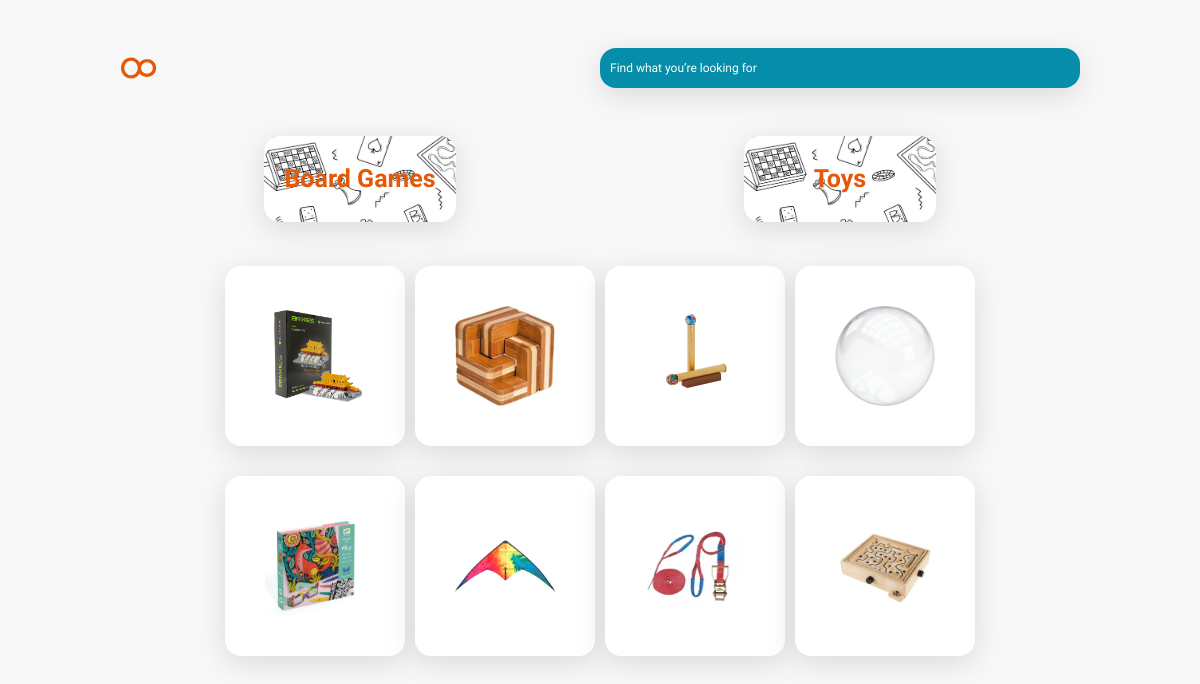
The app's page /toys, older data.
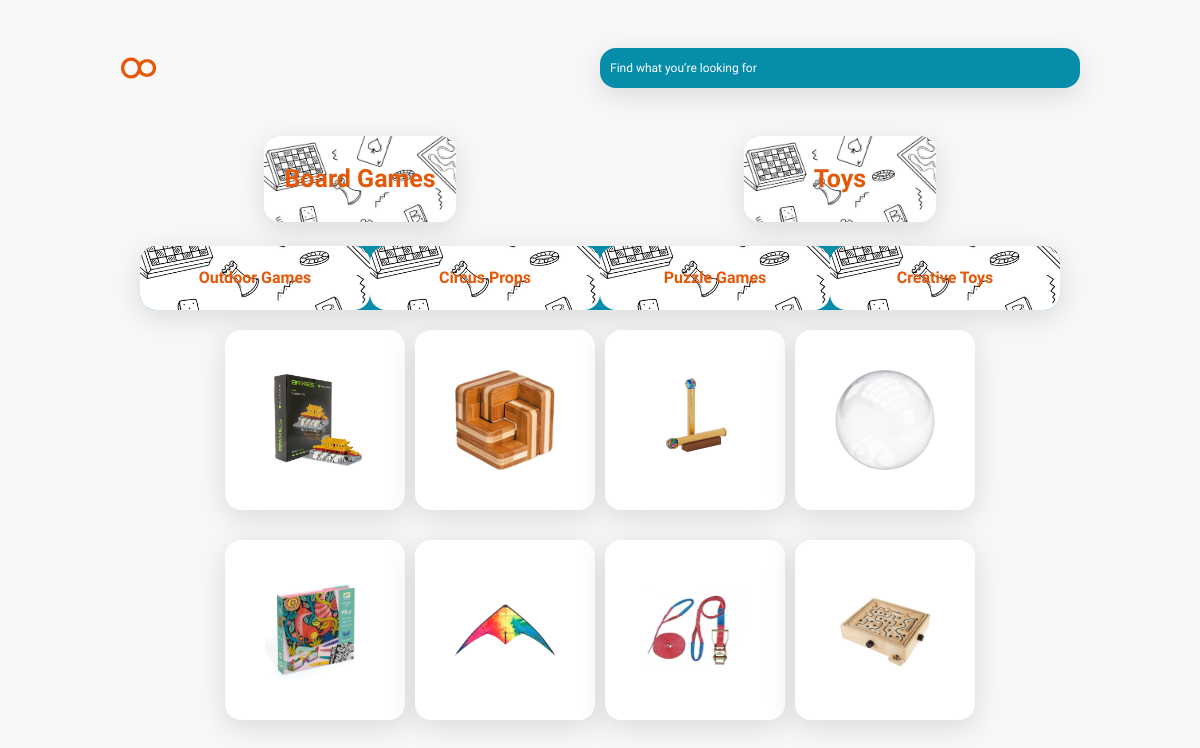
The same page, newer data.
### eightStore/models.py (models this page shows, shortened)
class Toy(models.Model):
    name=models.CharField(max_length=200, null=True)
    short_description=models.TextField(max_length=300, null=True)
    age=models.IntegerField()
    price=models.DecimalField(max_digits=10, decimal_places=2)
    long_description=models.TextField(max_length=1000, null=True)
    image = models.ImageField(upload_to='static/toys', null=True)
    category=models.ForeignKey(ToyCategory, on_delete=models.SET_NULL, null=True)

class ToyCategory(models.Model):
    name=models.CharField(max_length=200, null=True)

### eightStore/views.py (the view)
# urls.py: path('toys', views.toys, name='toys'),
def toys(request):
    toys = Toy.objects.all
    all_categories = ToyCategory.objects.all
    return render(request, "toys.html", {'allgames': toys, 'all_categories': all_categories})

### eightStore/templates/toys.html (shortened to what this page needs)
<!DOCTYPE html>
<html lang="en">
  <head>
    {% load bootstrap5 %} {% bootstrap_css %} {% bootstrap_javascript %}
  </head>
  <body>
    <div class="wrapper">
      <header class="d-flex justify-content-between mt-5">
        {% load static %}
        <a href="/">
          <img
            class="logo"
            id="logoicon"
            src="{% static 'logo.svg' %}"
            alt="logo"
          />
        </a>
        <input
          class="search-bar border-0"
          placeholder="Find what you’re looking for"
        />
      </header>
      <main class="d-flex flex-column">
        <div class="main-options d-flex justify-content-between mt-5">
          <a class="main-btn-a" href="/categories">
            <button class="main-btn border-0" id="board-game-btn">
              Board Games
            </button>
          </a>
          <a class="main-btn-a" href="/toys">
            <button class="main-btn border-0" id="toy-btn">Toys</button>
          </a>
        </div>
        <div class="menu d-flex mt-4 justify-content-center">
          <form method="GET" class="category-form">
            <ul class="menu-options d-flex justify-content-around mb-0">
              {%for category in all_categories %}
              <a href="/toyCategoryFilter/{{category.id}}">
                <li value={{category.name}}>{{category.name}}</li>
              </a>
             {% endfor %}
            </ul>
          </form>
        </div>
        <div class="board-games-ls">
          {% for toy in allgames %}
          <a href="/detailstoys/{{toy.id}}">
            <div class="bg" id="bgDiv">
              <img src="/{{toy.image}}" id="bgame" />
            </div>
          </a>
          {% endfor %}
        </div>
      </main>
    </div>
  </body>
</html>

### eightStore/templates/toys.html (style rules this page uses)
html, body { width: 100%; height: 100%; margin: 0; padding: 0; box-sizing: border-box; background-color: #f8f8f8; font-family: "Saira", sans-serif; }
.wrapper { width: 80%; height: 100%; margin: auto; }
.logo { width: 40px; height: 40px; cursor: pointer; }
.search-bar { display: flex; align-items: center; background-color: #068da9; color: #ecf8f9; width: 50%; padding: 10px; border-radius: 16px; border-color: #068da9; font-size: 12px; box-shadow: rgba(100, 100, 111, 0.2) 0px 7px 29px 0px; }
input::placeholder { color: white; }
.main-btn { width: 40%; height: 86px; border-radius: 16px; color: #e55807; font-weight: bolder; font-size: 25px; box-shadow: rgba(100, 100, 111, 0.2) 0px 7px 29px 0px; background-image: url("static/bgbg.jpg"); background-repeat: no-repeat; background-position-x: 40%; background-position-y: 80%; background-size: 200%; }
.menu { width: 80%; margin: auto; }
.category-form { display: flex; }
ul { padding: 0 !important; }
.menu-options { width: 100%; list-style: none; border-radius: 16px; background-color: #068da9; box-shadow: rgba(100, 100, 111, 0.2) 0px 7px 29px 0px; }
.menu-options li { cursor: pointer; display: flex; width: 230px; padding: 20px 50px; align-items: center; justify-content: center; border-radius: 16px; background-color: #ecf8f9; color: #e55807; font-weight: bolder; background-image: url("static/bgbg.jpg"); background-repeat: no-repeat; background-position-x: 40%; background-position-y: 80%; background-size: 220%; }
.menu-options li:first-child { margin-left: 0 !important; margin-right: 0 !important; }
.menu-options li:last-child { margin-left: 0 !important; margin-right: 0 !important; }
.board-games-ls { display: grid; grid-template-rows: auto auto; grid-template-columns: repeat(4, 1fr); gap: 10px; margin: auto; }
.bg { background-color: white; border-radius: 16px; margin-top: 20px; width: 100%; box-shadow: rgba(100, 100, 111, 0.2) 0px 7px 29px 0px; }
#bgame { width: 100px; height: 100px; margin: 40px; }
a { text-decoration: none; margin: 0; padding: 0; }
.main-btn-a, .login { width: 100% !important; display: flex; justify-content: center; }
.main-options { width: 100%; }

Row changes from the older to the newer data that the page shows:
added ToyCategory: name "Outdoor Games"
added ToyCategory: name "Circus Props"
added ToyCategory: name "Puzzle Games"
added ToyCategory: name "Creative Toys"
